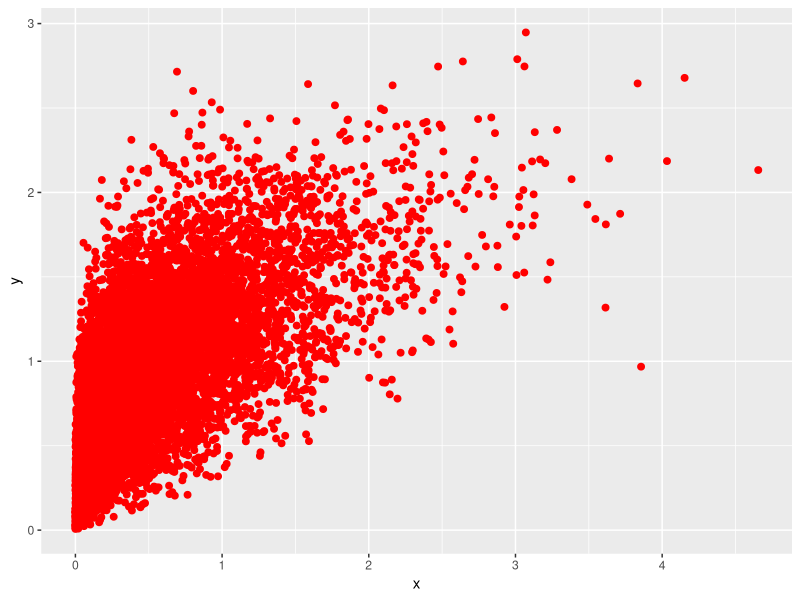
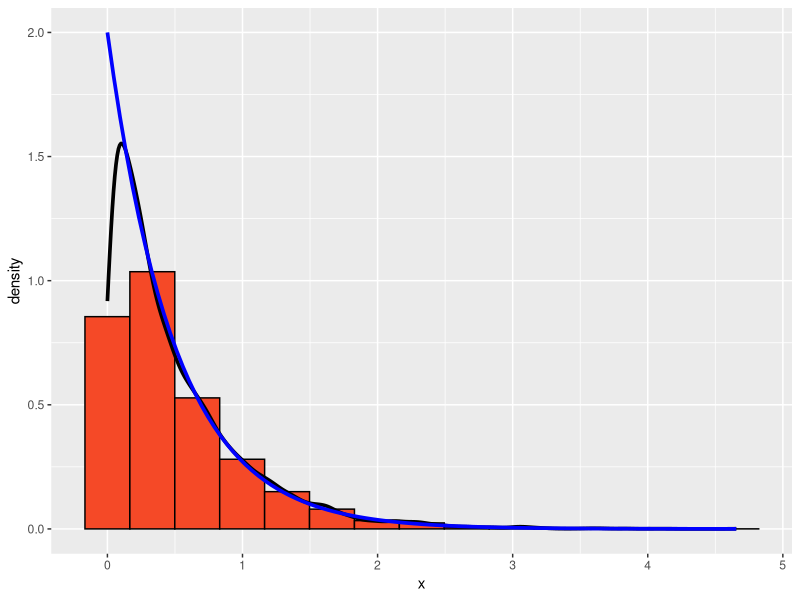
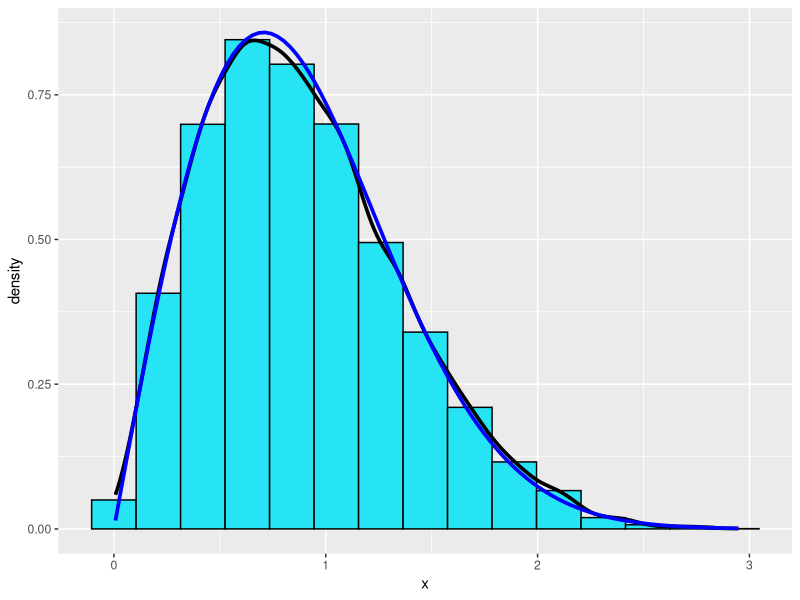

Write R code to recreate these figures, in order.
# target is to generate (X, Y) X is Exp(rate = 2), Y is Weibull(shape 2, scale = 1) with Gaussian copula(rho = 0.7)

set.seed(14)

# Step 1 : to generate jointly distributed standard normals with correlation 0.7

n <- 10^4; p <- 2

rho.true <- 0.7

mu <- matrix(rep(0, 2), nrow = p)

Sigma <- matrix(c(1, rho.true,
                  rho.true, 1), nrow = p, ncol = p, byrow = TRUE)

a <- matrix(rnorm(n * p), nrow = p, ncol = n)

eig_Sigma <- eigen(Sigma)

Lambda <- diag(eig_Sigma$values)

matrix.P <- eig_Sigma$vectors

Z <- matrix.P %*% sqrt(Lambda) %*% a # each column of Z is a random sample

rowMeans(Z)

cov(t(Z))

# Step 2 : transform the marginals to uniform

U <- pnorm(Z) # each column of U is a Uniform(0, 1) dependent pair

# Step 3 : transform the uniforms into desired marginals

X <- -log(U[1,]) / 2
Y <- 1 * (-log(U[2,]))^(1 / 2)

cor(X, Y, method = "pearson")

cor(X, Y, method = "kendall")

(2 / pi) * asin(rho.true)

cor(X, Y, method = "spearman")

(6 / pi) * asin(rho.true / 2)

library(tidyverse)

data.frame(x = X, y = Y) %>%
  ggplot(aes(x = x, y = y)) +
  geom_point(size = 2, col = "red")

data.frame(x = X) %>%
  ggplot(aes(x = x)) +
  geom_histogram(aes(y = after_stat(density)), 
                 fill = "#F54927", color = "black", bins = 15) +
  geom_density(linewidth = 1.25) +
  stat_function(fun = dexp, args = list(rate = 2), 
                linewidth = 1.25, color = "blue")

data.frame(x = Y) %>%
  ggplot(aes(x = x)) +
  geom_histogram(aes(y = after_stat(density)), 
                 fill = "#27E4F5", color = "black", bins = 15) +
  geom_density(linewidth = 1.25) +
  stat_function(fun = dweibull, args = list(shape = 2, scale = 1), 
                linewidth = 1.25, col = "blue")
